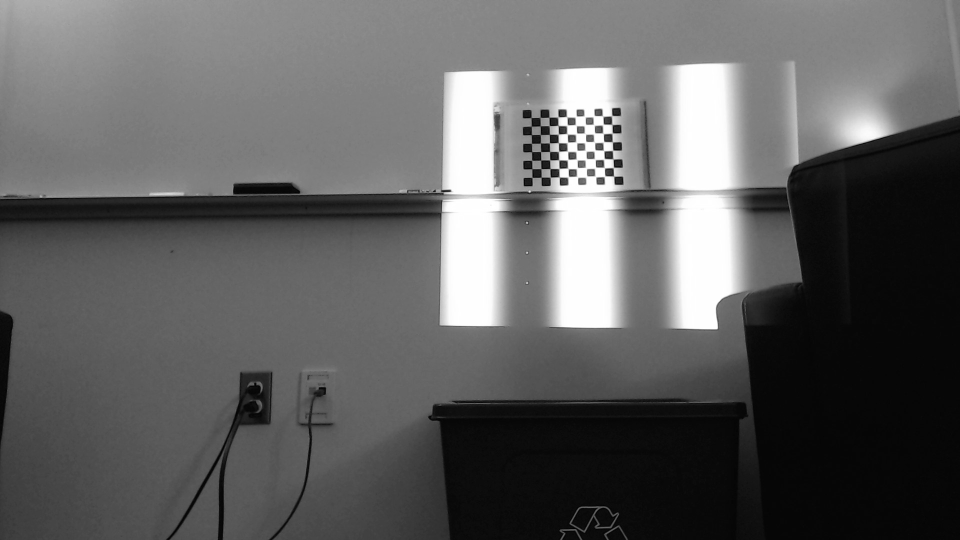
#> input picture output/nofringe/sans_frange_0.png, 1920 x 1080 px (shown at 1/2 size); its folder holds only this picture in this run
$ python test.py
#> lines starting #> are read from the running program, lines starting #| are printed output that depends on the picture
### circlesgrid.py
""" Fonction pour générer les coordonées des centres des cercles dans le référentiel monde"""

import numpy as np
import cv2

def getAsymCirclesObjPoints(rows, cols, spacing, xoffset, yoffset, flag="2d", zvalue=0):
#> called with rows = 11, cols = 4, spacing = 0.035, xoffset = 0.03, yoffset = 0, flag = 'xy', zvalue = 0
    pts = []
    if flag == "yz":
        xstart = 0
        for y in range(0, rows):
            ypos = y * spacing + yoffset
            for x in range(0, cols):
                xpos = xstart + (2.0 * x * spacing)
                if y % 2 == 1: ## odd rows are shifted 1 spacing to the left
                    xpos += spacing
                xpos += xoffset
                pts.append([zvalue, ypos, xpos])
    else:
        xstart = (2.0 * cols - 1.0) * spacing
        # print("xstart", xstart)
        for y in range(0, rows):
            ypos = y * spacing + yoffset
            for x in range(0, cols):
                xpos = xstart - (2.0 * x * spacing)
                if y % 2 == 1: ## odd rows are shifted 1 spacing to the left
                    xpos -= spacing
                xpos += xoffset
                if flag == "2d":
                    pts.append([xpos, ypos])
                elif flag == "xy":
                    pts.append([xpos, ypos, zvalue])
                else:  # xz
                    pts.append([xpos, zvalue, ypos])

    return np.array(pts)

### util.py
import cv2 as cv
import numpy as np
import os

def outputClean(output_paths):
    for path in output_paths:
        if not os.path.exists(path):
            os.makedirs(path)
        else:
            for file in os.scandir(path):
                if file.name.endswith(".png"):
                    os.unlink(file.path)


# [23 lines left out: function draw_reprojection, not called in this run]


def intrinsic_matrix(f, Cx, Cy, dx, dy):
    mx = 1/dx; my=1/dy
    return np.array([ [f*mx, 0, Cx],[0,f*my,Cy],[0,0,1] ])

# [21 lines left out: functions reprojection_err, formatage, not called in this run]

### test.py
""" Fichier pour détecter les centres des cercles et écrire les coordonées dans un fichier .txt"""
import os
import numpy as np
import cv2 as cv
import glob
import matplotlib.pyplot as plt

# Personal imports :
import sgmf
from detectCenters import detect_centers
from circlesgrid import getAsymCirclesObjPoints
import util

# Data:
dataPath="data/serie_1/"

verifPath=os.path.join(dataPath,"verif/")
pointsPath=os.path.join(dataPath,"points/")
output_paths=[verifPath, pointsPath]
util.outputClean(output_paths)


#Résolution du projecteur en pixel
projSize=(800,600)

# Damier
points_per_row=4; points_per_colum=11
patternSize = (points_per_row, points_per_colum)
realPatternSize=(2*points_per_row, points_per_colum)
circleDiameter=1.5e-2
circleSpacing=2e-2
paperMargin = 3e-2 #À trouver

# Points 3d
objp1 = getAsymCirclesObjPoints(points_per_colum, points_per_row, circleDiameter+circleSpacing, paperMargin, 0, "xy")
objp2 = getAsymCirclesObjPoints(points_per_colum, points_per_row, circleDiameter+circleSpacing, paperMargin, 0, "yz")
objp=np.concatenate((objp1, objp2))

# Vérification des points 3D
fig, ax = plt.subplots()
plt.title('Coté droit')
plt.xlabel('x (m)')
plt.ylabel('y (m)')
plt.xlim(0, np.max(objp1[:,0])*1.2)
plt.plot(objp1[:,0], objp1[:,1],'o-')
plt.plot(objp1[:,0][0], objp1[:,1][0],'o', color='C1')
plt.savefig('{}damier_droit.png'.format(verifPath), format="png")
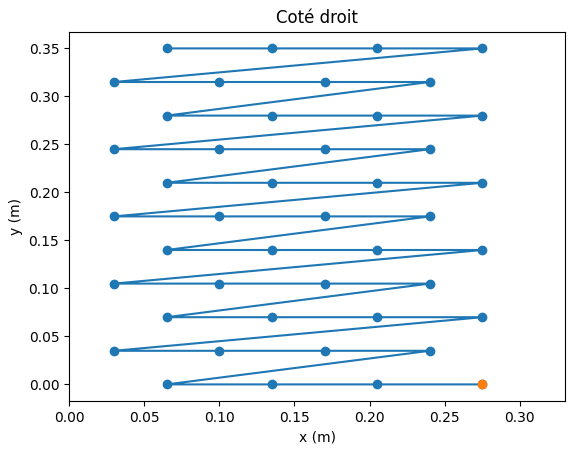
#> figure drawn by matplotlib, 1 panel

fig, ax = plt.subplots()
plt.plot(objp2[:,2], objp2[:,1],'o-')
plt.plot(objp2[:,2][0], objp2[:,1][0],'o', color='C1')
plt.title('Coté gauche')
plt.xlabel('z (m)')
plt.ylabel('y (m)')
ax.set_xlim(np.max(objp2[:,2])*1.2, 0)
plt.savefig('{}damier_gauche.png'.format(verifPath), format="png")
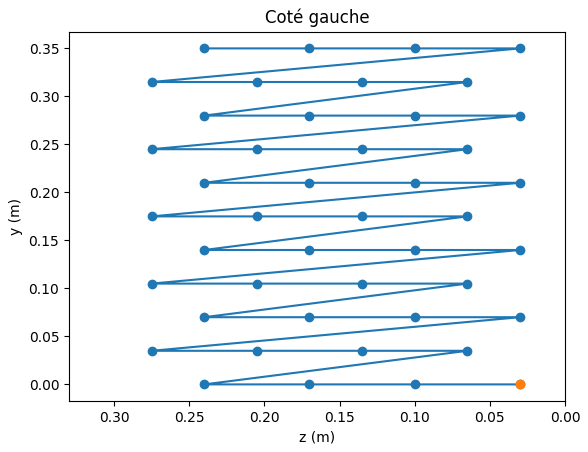
#> figure drawn by matplotlib, 1 panel

fig, ax = plt.subplots()
ax.set_title('Damier complet vue de haut')
ax.set_xlabel('x (m)')
ax.set_ylabel('z (m)')
ax.plot(objp[:,0], objp[:,2],'o')
plt.savefig('{}damier_vue_haut.png'.format(verifPath), format="png")
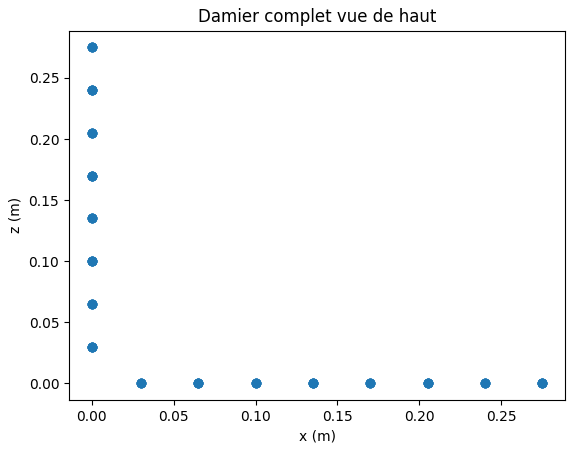
#> figure drawn by matplotlib, 1 panel


# Nom des images dans une liste
noFringePath=os.path.join(dataPath, "nofringe/*.png")
fnames = glob.glob(noFringePath)
if (len(fnames)>0) :
    color=cv.imread(fnames[0])
#> color is the input picture: shape (1080, 1920, 3); min 0, max 255, mean 96.3
    gray = cv.cvtColor(color , cv.COLOR_BGR2GRAY)

#> (the run stopped early here; a loop or call above may not have finished)
